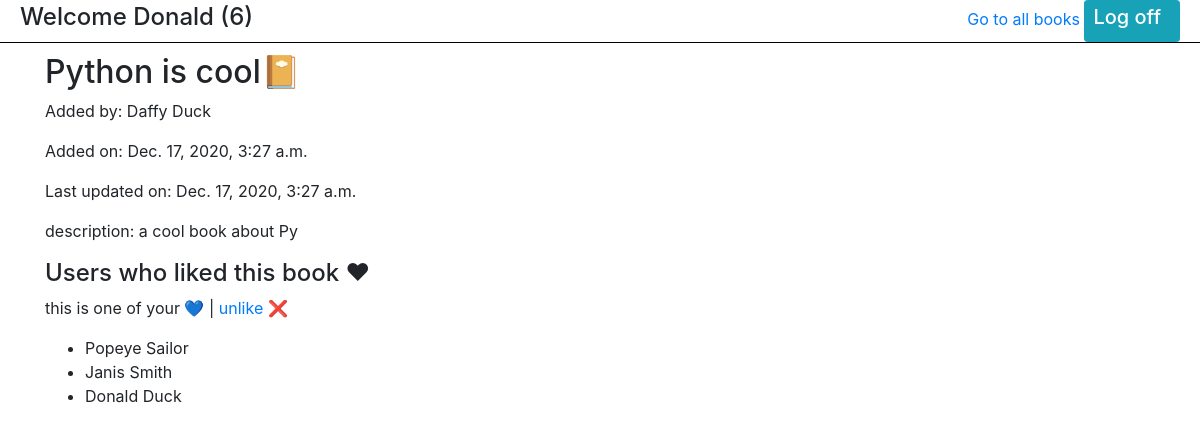
Screenshot of /show_book_page/3 (signed in) with the database file from the repository.
### app_fav_books/models.py (models this page shows)
class User(models.Model):
  first_name = models.CharField(max_length=80)
  last_name = models.CharField(max_length=80)
  email = models.CharField(max_length=80)
  password = models.CharField(max_length=255)
  created_at = models.DateTimeField(auto_now_add=True)
  updated_at = models.DateTimeField(auto_now=True)
  objects = UserManager()

class Book(models.Model):
  title = models.CharField(max_length=80)
  description = models.TextField()
  uploaded_by = models.ForeignKey(User, related_name="books_uploaded", on_delete=CASCADE)
  users_who_like = models.ManyToManyField(User, related_name="liked_books")
  created_at = models.DateTimeField(auto_now_add=True)
  updated_at = models.DateTimeField(auto_now=True)
  objects = BookManager()

### app_fav_books/views.py (the view)
# urls.py: path('show_book_page/<int:book_id>', views.show_book_page),
def show_book_page(request, book_id):
  print('------------- show_book_page html -------------')
  print('book_id->',book_id)
  context = {
    'this_user' : User.objects.get(id=request.session['user_id']),
    'this_book' : Book.objects.get(id=book_id),
    'all_users_who_like' : Book.objects.get(id=book_id).users_who_like.all()
  }
  return render(request, 'show_book_page.html', context)

### app_fav_books/templates/show_book_page.html (shortened to what this page needs)
<!DOCTYPE html>
<html lang="en">
  <head>
    <link
      rel="stylesheet"
      href="https://cdn.jsdelivr.net/npm/bootstrap@4.5.3/dist/css/bootstrap.min.css"
    />
  </head>
  <body>
    <header>
      <h4>
        Welcome {{request.session.user_first_name}}
        ({{request.session.user_id}})
      </h4>
      <div class="right_top">
        <a href="/books">Go to all books</a>
        <a href="/logout" class="btn btn-info btn-sm"><h5>Log off</h5></a>
      </div>
    </header>
    <div class="container">
      <h2>{{ this_book.title}}📔</h2>
      <p>
        Added by:
        {{this_book.uploaded_by.first_name}}&nbsp;{{this_book.uploaded_by.last_name}}
      </p>
      <p>Added on: {{this_book.created_at}}</p>
      <p>Last updated on: {{this_book.updated_at}}</p>
      <p>description: {{this_book.description}}</p>
    </div>
    <div class="container">
      <h4>Users who liked this book ♥</h4>
      {% if this_user not in all_users_who_like %}
      <a href="/like_this_book/{{this_book.id}}">ADD this to ❤</a>
      {% else %}
      <p>
        this is one of your 💙 |
        <a href="/unlike/{{this_book.id}}">unlike ❌</a>
      </p>
      {% endif %}
      <ul>
        {% for user_who_likes in all_users_who_like %}
        <li>
          {{ user_who_likes.first_name }}&nbsp;{{ user_who_likes.last_name}}
        </li>
        {% endfor %}
      </ul>
    </div>
  </body>
</html>

### app_fav_books/templates/show_book_page.html (style rules this page uses)
header { display: flex; align-items: center; justify-content: space-between; padding: 0 20px; border-bottom: 1px solid black; margin-bottom: 10px; }
h1, h2, h5 { display: inline-block; margin-right: 10px; }

### rows the page displays
User: session.user_first_name "Donald", first_name "Donald", last_name "Duck"
Book: title "Python is cool", uploaded_by.first_name "Daffy", uploaded_by.last_name "Duck", created_at "Dec. 17, 2020, 3:27 a.m.", updated_at "Dec. 17, 2020, 3:27 a.m.", description "a cool book about Py"
User: first_name "Popeye", last_name "Sailor"
User: first_name "Janis", last_name "Smith"

### other values shown
{{ request.session.user_id }} "6"
